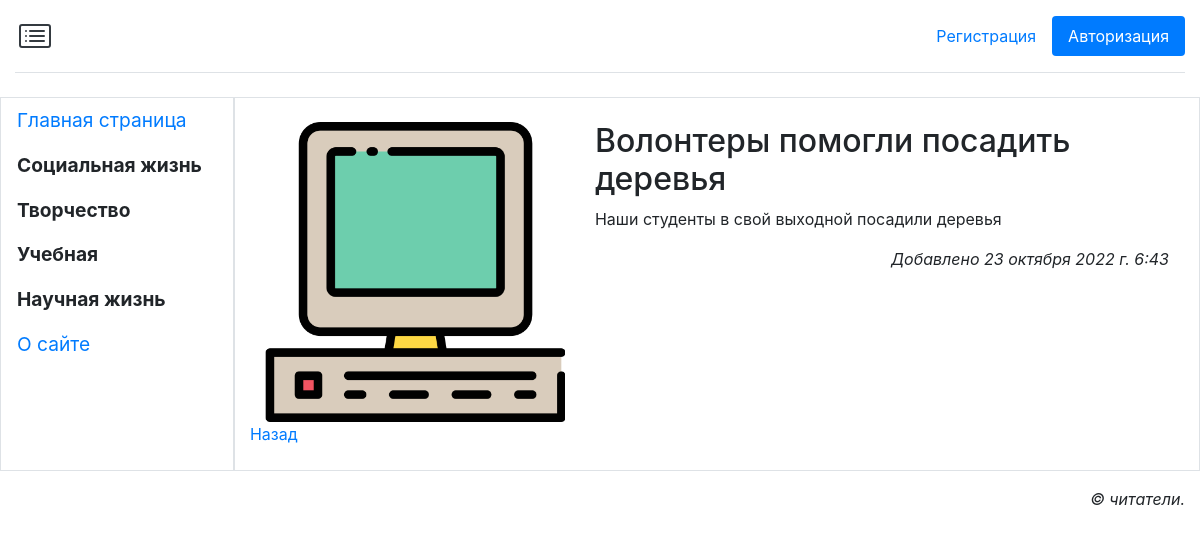
/1/1/, run on the app's committed database.
### main/models.py (models this page shows, shortened)
class Rubric(models.Model):
    name = models.CharField(max_length=100, db_index=True, unique=True, verbose_name='Название')
    order = models.SmallIntegerField(default=0, db_index=True, verbose_name='Порядок')
    class Meta:
        verbose_name_plural = 'Рубрики'
        verbose_name = 'Рубрика'

class News(models.Model):
    rubric = models.ForeignKey(Rubric, on_delete=models.CASCADE, verbose_name='Рубрика')
    title = models.CharField(max_length=40, verbose_name='Новость')
    content = models.TextField(verbose_name='Описание')
    image = models.ImageField(blank=True, upload_to=get_timestamp_path, verbose_name='Изображение')
    is_active = models.BooleanField(default=True, db_index=True, verbose_name='Выводить в списке?')
    created_at = models.DateTimeField(auto_now_add=True, db_index=True, verbose_name='Опубликовано')
    class Meta:
        verbose_name_plural = 'Новости'
        verbose_name = 'Новость'
        ordering = ['-created_at']

### main/views.py (the view)
# urls.py: path('<int:rubric_pk>/<int:pk>/', detail_news, name='detail_news'),
def detail_news(request, rubric_pk, pk):
    news = News.objects.get(pk=pk)
    ais = news.additionalimage_set.all()
    context = {'news': news, 'ais': ais}
    return render(request, 'main/detail_news.html', context)

### main/templates/main/detail_news.html (shortened to what this page needs)
{% extends "layout/basic.html" %}
{% load thumbnail %}
{% load static %}
{% load bootstrap4 %}
{% block content %}
<div class="container-fluid mt-3">
    <div class="row">
        {% if news.image %}
        <div class="col-md-auto"><img src="{{ news.image.url }}"
                                      class="main-image"></div>
        {% endif %}
        <div class="col">
            <h2>{{ news.title }}</h2>
            <p>{{ news.content }}</p>
            <p class="text-right font-italic">Добавлено
                {{ news.created_at }}</p>
        </div>
    </div>
</div>
<p><a href="{% url 'main:by_rubric' pk=news.rubric.pk %}{{ all }}">
    Назад</a></p>
{% endblock %}

### main/templates/layout/basic.html (shortened to what this page needs)
{% load bootstrap4 %}
{% load static %}
<!DOCTYPE html>
<html>
<head>
    {% bootstrap_css %}
    <link rel="stylesheet" type="text/css" href="{% static 'main/style.css' %}">
</head>
<body class="container-fluid">
<header class="d-flex flex-wrap justify-content py-3 mb-4 border-bottom">
    <a href="/" class="d-flex align-items-center mb-3 mb-md-0 me-md-auto text-dark text-decoration-none">
    </a>
    <ul class="nav nav-pills">
        <li class="nav-item"><a href="{% url 'main:register' %}" class="nav-link">Регистрация</a></li>
        {% if user.is_authenticated %}
        <li class="nav-item dropdown">
            <a class="nav-link dropdown-toggle" data-toggle="dropdown" href="#" role="button"
               aria-haspopup="true"
               aria-expanded="false">Профиль</a>
            <div class="dropdown-menu">
                <a class="dropdown-item" href="#">Изменить личные данные</a>
                <a class="dropdown-item" href="{% url 'main:password_change' %}">Изменить пароль</a>
                <div class="dropdown-divider"></div>
                <a class="dropdown-item" href="{% url 'main:logout' %}">Выйти</a>
                <div class="dropdown-divider"></div>
                <a class="dropdown-item" href="#">Удалить</a>
            </div>
        </li>
        {% else %}
        <li class="nav-item"><a href="{% url 'main:login' %}" class="nav-link active"
                                aria-current="page">Авторизация</a>
        </li>
        {% endif %}
    </ul>
</header>
<div class="row">
    <nav class="col-md-auto nav flex-column border">
        <a class="nav-link root"
           href="{% url 'main:index' %}">Главная страница</a>
        {% for rubric in rubrics %}
        {% ifchanged rubric.pk %}
        <span class="nav-link root font-weight-bold">
             {{ rubric.name }}
        </span>
        {% endifchanged %}
        {% endfor %}
        <a class="nav-link root" href="{% url 'main:other' page='about' %}">О сайте</a>
    </nav>
    <section class="col border py-2">
        {% block content %}
        {% endblock %}
    </section>
</div>
<footer class="mt-3">
    <p class="text-right font-italic">&copy; читатели.</p>
</footer>
</body>
</html>

### main/static/main/style.css (style rules this page uses)
.root { font-size: larger; }
img.main-image { width: 300px; }
.justify-content { justify-content: space-between !important; }

### data on the page
Rubric: name "Социальная жизнь"
Rubric: name "Творчество"
Rubric: name "Учебная"
Rubric: name "Научная жизнь"
News: image (picture), title "Волонтеры помогли посадить деревья", content "Наши студенты в свой выходной посадили деревья", created_at "23 октября 2022 г. 6:43"
